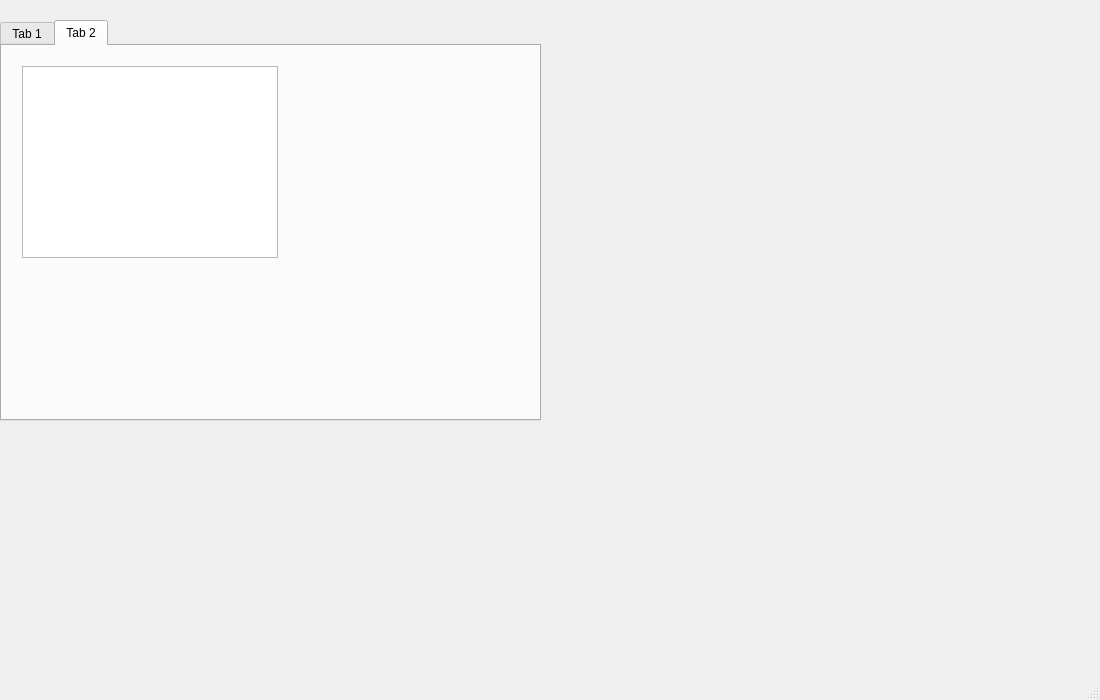
<?xml version="1.0" encoding="UTF-8"?>
<ui version="4.0">
 <class>MainWindow</class>
 <widget class="QMainWindow" name="MainWindow">
  <property name="geometry">
   <rect>
    <x>0</x>
    <y>0</y>
    <width>1100</width>
    <height>700</height>
   </rect>
  </property>
  <property name="mouseTracking">
   <bool>false</bool>
  </property>
  <property name="windowTitle">
   <string>MainWindow</string>
  </property>
  <property name="tabShape">
   <enum>QTabWidget::Triangular</enum>
  </property>
  <widget class="QWidget" name="centralwidget">
   <widget class="QTabWidget" name="tabWidget">
    <property name="geometry">
     <rect>
      <x>0</x>
      <y>20</y>
      <width>541</width>
      <height>401</height>
     </rect>
    </property>
    <property name="currentIndex">
     <number>1</number>
    </property>
    <widget class="QWidget" name="tab">
     <attribute name="title">
      <string>Tab 1</string>
     </attribute>
     <widget class="QTreeView" name="processtreeView">
      <property name="geometry">
       <rect>
        <x>120</x>
        <y>221</y>
        <width>141</width>
        <height>141</height>
       </rect>
      </property>
      <property name="horizontalScrollMode">
       <enum>QAbstractItemView::ScrollPerItem</enum>
      </property>
      <property name="sortingEnabled">
       <bool>true</bool>
      </property>
      <attribute name="headerHighlightSections">
       <bool>true</bool>
      </attribute>
     </widget>
    </widget>
    <widget class="QWidget" name="tab_2">
     <attribute name="title">
      <string>Tab 2</string>
     </attribute>
     <widget class="QTableView" name="osInfoView">
      <property name="geometry">
       <rect>
        <x>20</x>
        <y>20</y>
        <width>256</width>
        <height>192</height>
       </rect>
      </property>
     </widget>
    </widget>
   </widget>
  </widget>
  <widget class="QMenuBar" name="menubar">
   <property name="geometry">
    <rect>
     <x>0</x>
     <y>0</y>
     <width>1100</width>
     <height>17</height>
    </rect>
   </property>
  </widget>
  <widget class="QStatusBar" name="statusbar"/>
 </widget>
 <resources/>
 <connections/>
</ui>
